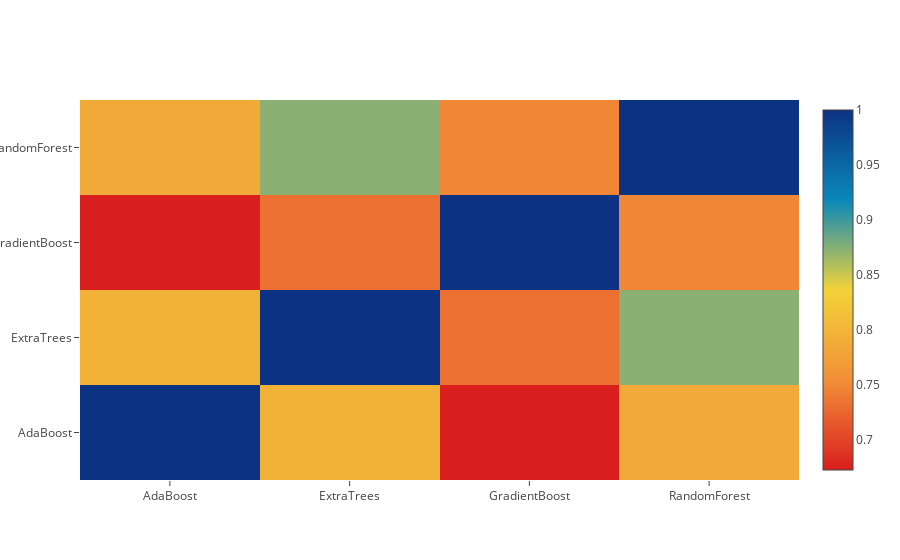

The notebook cell saved with this chart:
### Markdown cell above
**Correlation Heatmap of the Second Level Training set**

### Code cell
data = [
    go.Heatmap(
        z= base_predictions_train.astype(float).corr().values ,
        x=base_predictions_train.columns.values,
        y= base_predictions_train.columns.values,
          colorscale='Portland',
            showscale=True,
            reversescale = True
    )
]
py.iplot(data, filename='labelled-heatmap')

### Figure 1 — Plotly figure (JSON) as saved in the notebook; plotly's stock layout.template omitted (floating-point values rounded to 4 significant figures)
{"data": [{"colorscale": "Portland", "reversescale": true, "showscale": true, "type": "heatmap", "x": ["AdaBoost", "ExtraTrees", "GradientBoost", "RandomForest"], "y": ["AdaBoost", "ExtraTrees", "GradientBoost", "RandomForest"], "z": [[1, 0.7965, 0.6727, 0.7876], [0.7965, 1, 0.7318, 0.8732], [0.6727, 0.7318, 1, 0.7485], [0.7876, 0.8732, 0.7485, 1]]}], "layout": {}}
